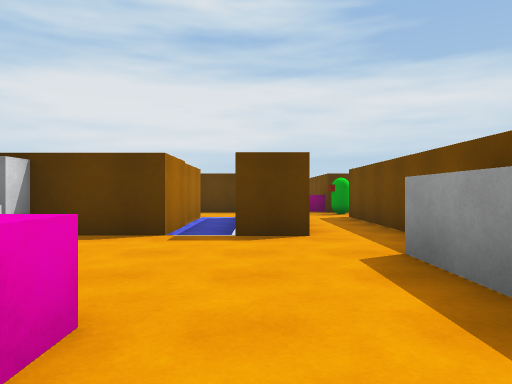
view 1 (above)

19 first-person views from a walk through a scene from a Unity 3-D project. The camera is 1.2 m above the floor, looks level and sees 70° across. The floor is counted in squares, 2 m on a side. Each view is taken from the middle of a square. On the plan, view 1 faces up. The plan holds only what a view shows up to about 10 squares ahead; the rest is blank.

view 2
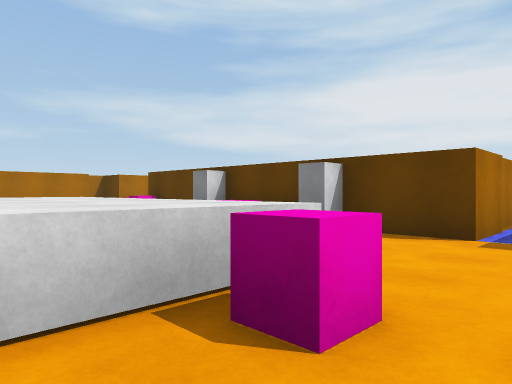

view 3
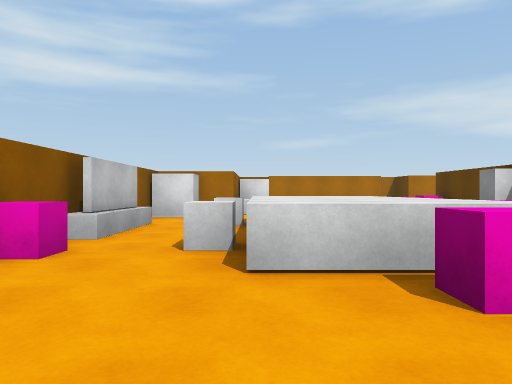

view 4
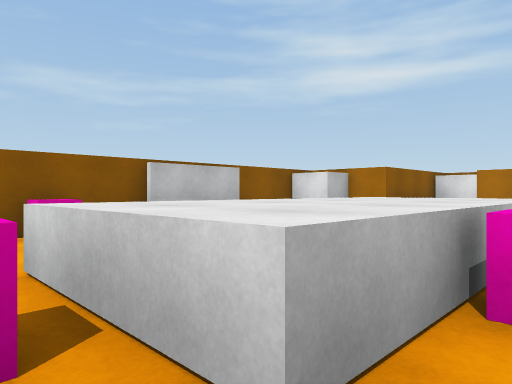

view 5
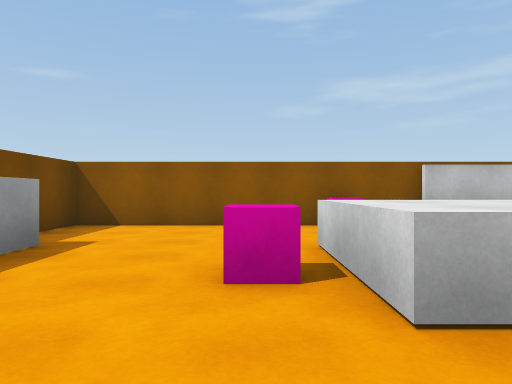

view 6
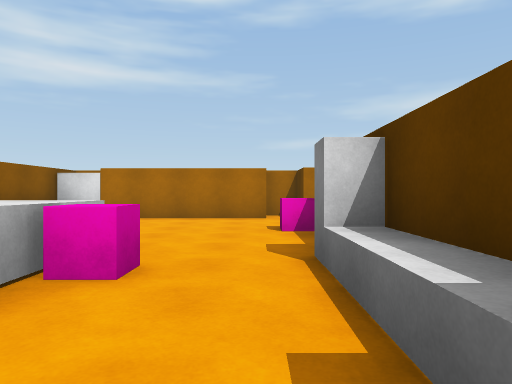

view 7
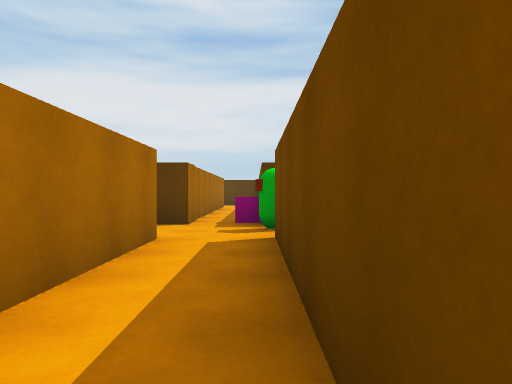

view 8
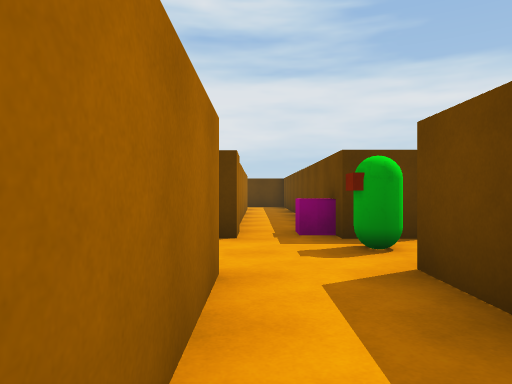

view 9
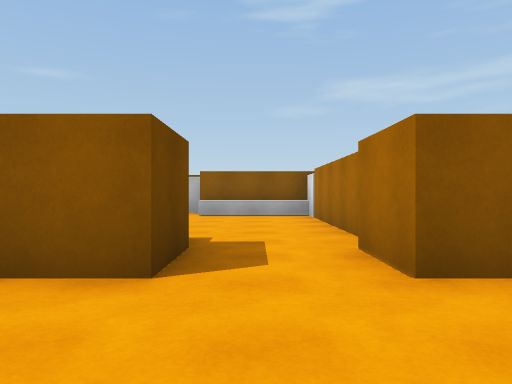

view 10
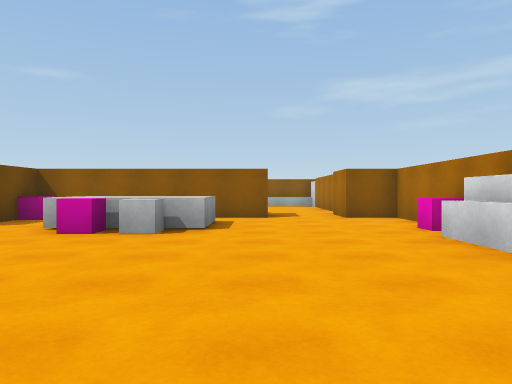

view 11
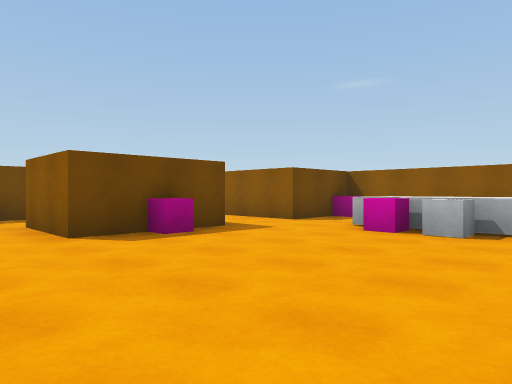

view 12
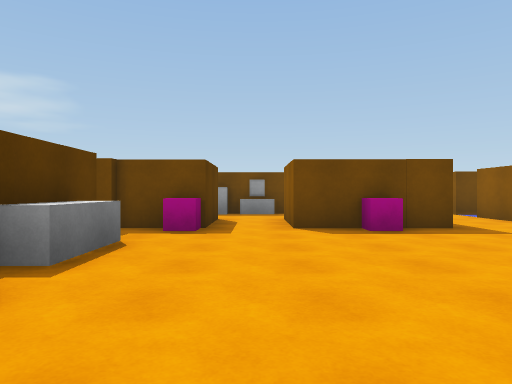

view 13
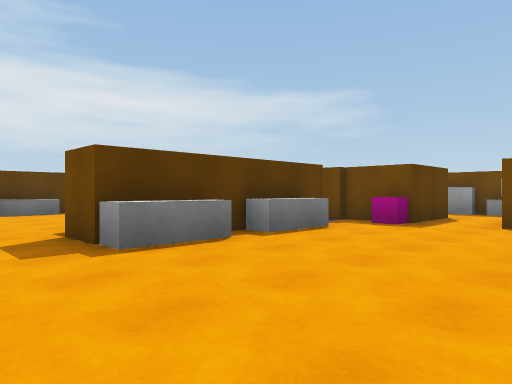

view 14
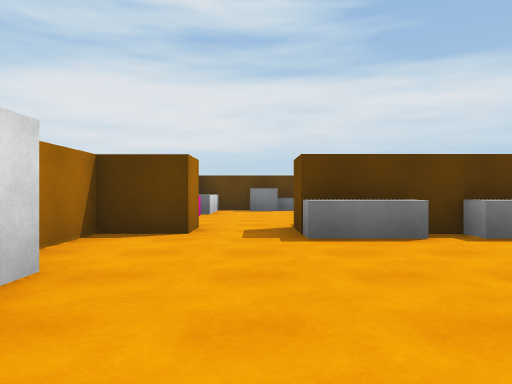

view 15
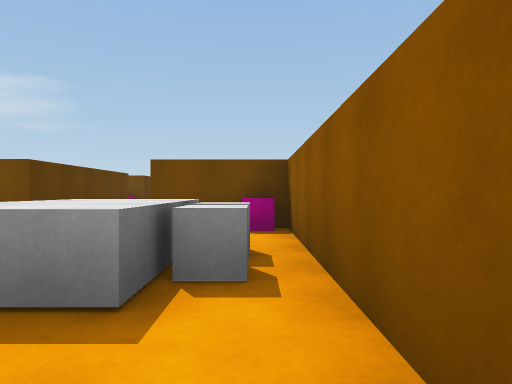

view 16
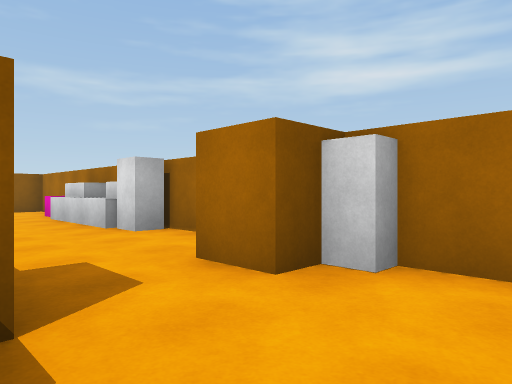

view 17
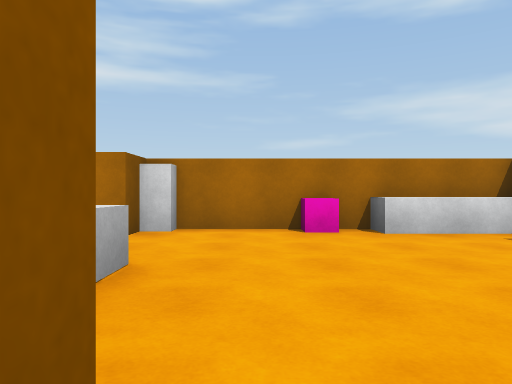

view 18
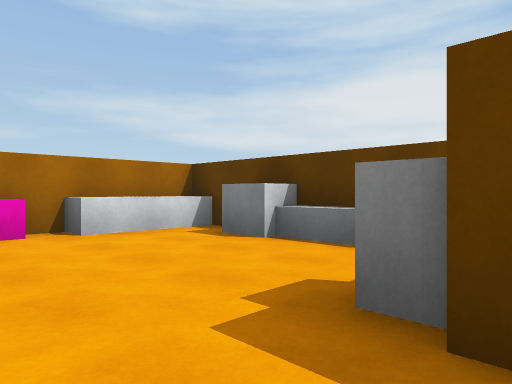

view 19
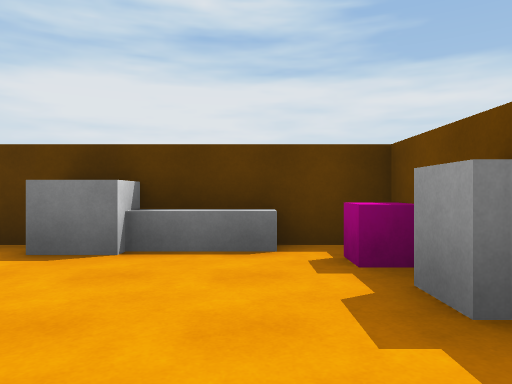

### Floor plan
Key: @ floor where view 1 was taken; # wall or solid block; . floor; ^ raised ledge; B block; C cube; O other object.
Columns run from 13 left of view 1 to 3 right of it. Each row starts with its distance up from view 1.
 24  ##
 23  #.B####
 22  #....C#
 21  #....B#
 20  C......
 19  #......
 18  #..^^^#
 17  B#.#  ###
 16 #...^###.##   .#
 15 #........C##.#.#
 14 #............B.#
 13  B.......###.#.#
 12  #.......C##  .##
 11  #.......#####.C#
 10  #.............O.
  9  C...^CC........
  8 #....^CC.###.#..#
  7 #.....C..C #.#..#
  6 ##..########.#..#
  5  #..C##B##B#.#..#
  4  #..............#
  3  #.....C..C....^
  2  #.....^^^^^...#
  1  #...  ^^^^^C..#
  0  B.....CC^C^.@.##
 -1  ####  .........#
 -2     #B.^##C.....#
 -3     #############

Positions as (right, up) in squares from view 1, and headings:
1: (0, 0), facing up
2: (0, 0), facing up-left
3: (1, 0), facing left
4: (-1, 3), facing down-left
5: (-1, 4), facing down
6: (-3, 4), facing left
7: (2, 4), facing up
8: (1, 6), facing up
9: (-10, 9), facing down
10: (-9, 15), facing down
11: (-9, 15), facing down-right
12: (-10, 14), facing right
13: (-11, 12), facing up-right
14: (-10, 11), facing up
15: (-10, 7), facing right
16: (-9, 19), facing down-left
17: (-6, 19), facing left
18: (-6, 19), facing up-left
19: (-8, 19), facing up
